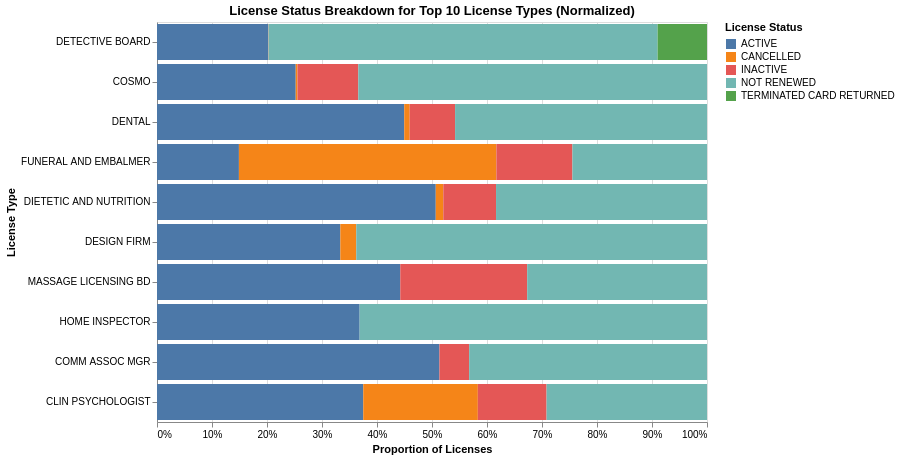

Here is the notebook cell this chart was saved with:
### Code cell
plot2 = alt.Chart(status_counts).mark_bar().encode(
    y=alt.Y('License Type:N',
            sort=alt.EncodingSortField(field='Count', op='sum', order='descending'),
            title='License Type'),
    x=alt.X('Count:Q',
             stack='normalize',
             title='Proportion of Licenses',
             axis=alt.Axis(format='%')),
    color=alt.Color('License Status:N',
                    scale=alt.Scale(scheme='tableau10'),
                    title='License Status')
).properties(
    width=550,
    height=400,
    title='License Status Breakdown for Top 10 License Types (Normalized)'
)

plot2

### Figure 1 — Vega-Lite specification as saved in the notebook (floating-point values rounded to 4 significant figures)
{"config": {"view": {"continuousWidth": 300, "continuousHeight": 300}}, "data": {"name": "data-8489ecaff81ba6782c3e03a3f57bc86e"}, "mark": {"type": "bar"}, "encoding": {"color": {"field": "License Status", "scale": {"scheme": "tableau10"}, "title": "License Status", "type": "nominal"}, "x": {"axis": {"format": "%"}, "field": "Count", "stack": "normalize", "title": "Proportion of Licenses", "type": "quantitative"}, "y": {"field": "License Type", "sort": {"field": "Count", "op": "sum", "order": "descending"}, "title": "License Type", "type": "nominal"}}, "height": 400, "title": "License Status Breakdown for Top 10 License Types (Normalized)", "width": 550, "$schema": "https://vega.github.io/schema/vega-lite/v6.1.0.json", "datasets": {"data-8489ecaff81ba6782c3e03a3f57bc86e": [{"License Type": "CLIN PSYCHOLOGIST", "License Status": "ACTIVE", "Count": 9}, {"License Type": "CLIN PSYCHOLOGIST", "License Status": "CANCELLED", "Count": 5}, {"License Type": "CLIN PSYCHOLOGIST", "License Status": "INACTIVE", "Count": 3}, {"License Type": "CLIN PSYCHOLOGIST", "License Status": "NOT RENEWED", "Count": 7}, {"License Type": "COMM ASSOC MGR", "License Status": "ACTIVE", "Count": 19}, {"License Type": "COMM ASSOC MGR", "License Status": "INACTIVE", "Count": 2}, {"License Type": "COMM ASSOC MGR", "License Status": "NOT RENEWED", "Count": 16}, {"License Type": "COSMO", "License Status": "ACTIVE", "Count": 940}, {"License Type": "COSMO", "License Status": "CANCELLED", "Count": 12}, {"License Type": "COSMO", "License Status": "INACTIVE", "Count": 412}, {"License Type": "COSMO", "License Status": "NOT RENEWED", "Count": 2363}, {"License Type": "DENTAL", "License Status": "ACTIVE", "Count": 316}, {"License Type": "DENTAL", "License Status": "CANCELLED", "Count": 7}, {"License Type": "DENTAL", "License Status": "INACTIVE", "Count": 58}, {"License Type": "DENTAL", "License Status": "NOT RENEWED", "Count": 322}, {"License Type": "DESIGN FIRM", "License Status": "ACTIVE", "Count": 23}, {"License Type": "DESIGN FIRM", "License Status": "CANCELLED", "Count": 2}, {"License Type": "DESIGN FIRM", "License Status": "NOT RENEWED", "Count": 44}, {"License Type": "DETECTIVE BOARD", "License Status": "ACTIVE", "Count": 971}, {"License Type": "DETECTIVE BOARD", "License Status": "CANCELLED", "Count": 2}, {"License Type": "DETECTIVE BOARD", "License Status": "INACTIVE", "Count": 1}, {"License Type": "DETECTIVE BOARD", "License Status": "NOT RENEWED", "Count": 3395}, {"License Type": "DETECTIVE BOARD", "License Status": "TERMINATED CARD RETURNED", "Count": 431}, {"License Type": "DIETETIC AND NUTRITION", "License Status": "ACTIVE", "Count": 37}, {"License Type": "DIETETIC AND NUTRITION", "License Status": "CANCELLED", "Count": 1}, {"License Type": "DIETETIC AND NUTRITION", "License Status": "INACTIVE", "Count": 7}, {"License Type": "DIETETIC AND NUTRITION", "License Status": "NOT RENEWED", "Count": 28}, {"License Type": "FUNERAL AND EMBALMER", "License Status": "ACTIVE", "Count": 14}, {"License Type": "FUNERAL AND EMBALMER", "License Status": "CANCELLED", "Count": 44}, {"License Type": "FUNERAL AND EMBALMER", "License Status": "INACTIVE", "Count": 13}, {"License Type": "FUNERAL AND EMBALMER", "License Status": "NOT RENEWED", "Count": 23}, {"License Type": "HOME INSPECTOR", "License Status": "ACTIVE", "Count": 14}, {"License Type": "HOME INSPECTOR", "License Status": "NOT RENEWED", "Count": 24}, {"License Type": "MASSAGE LICENSING BD", "License Status": "ACTIVE", "Count": 23}, {"License Type": "MASSAGE LICENSING BD", "License Status": "INACTIVE", "Count": 12}, {"License Type": "MASSAGE LICENSING BD", "License Status": "NOT RENEWED", "Count": 17}]}}
